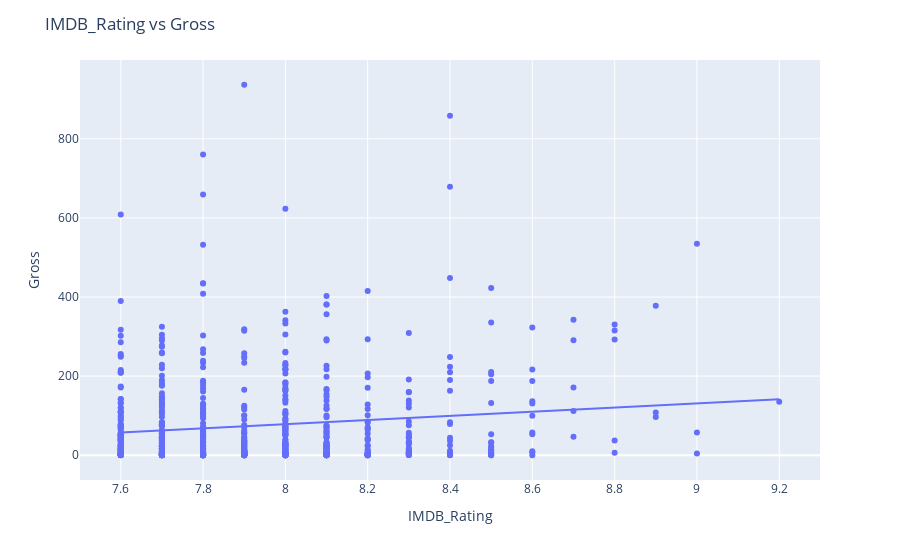

Here is the notebook cell this chart was saved with:
### Code cell
#gráfico de dispersão com linha de tendência
fig = px.scatter(movie, x='IMDB_Rating', y='Gross', trendline='ols')
fig.update_layout(title='IMDB_Rating vs Gross')
fig.show()

### Figure 1 — Plotly figure (JSON) as saved in the notebook; plotly's stock layout.template omitted (floating-point values rounded to 4 significant figures; data arrays with more than 128 entries replaced by an {"elided": "..."} marker saying what was removed)
{"data": [{"hovertemplate": "IMDB_Rating=%{x}<br>Gross=%{y}<extra></extra>", "legendgroup": "", "marker": {"color": "#636efa", "symbol": "circle"}, "mode": "markers", "name": "", "orientation": "v", "showlegend": false, "type": "scatter", "x": {"elided": "749 float values"}, "xaxis": "x", "y": {"elided": "749 float values"}, "yaxis": "y"}, {"hovertemplate": "<b>OLS trendline</b><br>Gross = 52.7042 * IMDB_Rating + -343.087<br>R<sup>2</sup>=0.017542<br><br>IMDB_Rating=%{x}<br>Gross=%{y} <b>(trend)</b><extra></extra>", "legendgroup": "", "marker": {"color": "#636efa", "symbol": "circle"}, "mode": "lines", "name": "", "showlegend": false, "type": "scatter", "x": {"elided": "749 float values"}, "xaxis": "x", "y": {"elided": "749 float values"}, "yaxis": "y"}], "layout": {"legend": {"tracegroupgap": 0}, "margin": {"t": 60}, "title": {"text": "IMDB_Rating vs Gross"}, "xaxis": {"anchor": "y", "domain": [0, 1], "title": {"text": "IMDB_Rating"}}, "yaxis": {"anchor": "x", "domain": [0, 1], "title": {"text": "Gross"}}}}
